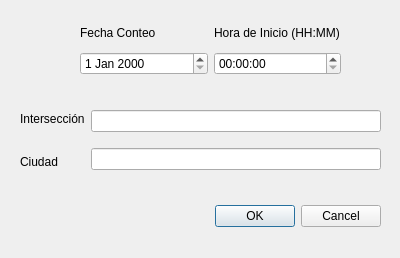
<?xml version="1.0" encoding="UTF-8"?>
<ui version="4.0">
 <class>GlobalInfo</class>
 <widget class="QDialog" name="GlobalInfo">
  <property name="geometry">
   <rect>
    <x>0</x>
    <y>0</y>
    <width>400</width>
    <height>258</height>
   </rect>
  </property>
  <property name="windowTitle">
   <string>Global Info</string>
  </property>
  <widget class="QDialogButtonBox" name="buttonBox">
   <property name="geometry">
    <rect>
     <x>40</x>
     <y>200</y>
     <width>341</width>
     <height>32</height>
    </rect>
   </property>
   <property name="orientation">
    <enum>Qt::Horizontal</enum>
   </property>
   <property name="standardButtons">
    <set>QDialogButtonBox::Cancel|QDialogButtonBox::Ok</set>
   </property>
  </widget>
  <widget class="QWidget" name="layoutWidget">
   <property name="geometry">
    <rect>
     <x>80</x>
     <y>20</y>
     <width>261</width>
     <height>55</height>
    </rect>
   </property>
   <layout class="QHBoxLayout" name="horizontalLayout">
    <item>
     <layout class="QVBoxLayout" name="verticalLayout_3">
      <item>
       <widget class="QLabel" name="label_5">
        <property name="layoutDirection">
         <enum>Qt::LeftToRight</enum>
        </property>
        <property name="frameShape">
         <enum>QFrame::NoFrame</enum>
        </property>
        <property name="text">
         <string>Fecha Conteo </string>
        </property>
        <property name="textFormat">
         <enum>Qt::RichText</enum>
        </property>
        <property name="scaledContents">
         <bool>false</bool>
        </property>
        <property name="wordWrap">
         <bool>false</bool>
        </property>
       </widget>
      </item>
      <item>
       <widget class="QDateEdit" name="dateEdit">
        <property name="calendarPopup">
         <bool>false</bool>
        </property>
       </widget>
      </item>
     </layout>
    </item>
    <item>
     <layout class="QVBoxLayout" name="verticalLayout_2">
      <item>
       <widget class="QLabel" name="label_6">
        <property name="text">
         <string>Hora de Inicio (HH:MM)</string>
        </property>
        <property name="textFormat">
         <enum>Qt::RichText</enum>
        </property>
        <property name="scaledContents">
         <bool>false</bool>
        </property>
        <property name="wordWrap">
         <bool>false</bool>
        </property>
       </widget>
      </item>
      <item>
       <widget class="QTimeEdit" name="timeEdit"/>
      </item>
     </layout>
    </item>
   </layout>
  </widget>
  <widget class="QWidget" name="layoutWidget">
   <property name="geometry">
    <rect>
     <x>20</x>
     <y>100</y>
     <width>361</width>
     <height>81</height>
    </rect>
   </property>
   <layout class="QHBoxLayout" name="horizontalLayout_2">
    <item>
     <layout class="QVBoxLayout" name="verticalLayout_4">
      <item>
       <widget class="QLabel" name="label_2">
        <property name="text">
         <string>Intersección</string>
        </property>
        <property name="textFormat">
         <enum>Qt::RichText</enum>
        </property>
        <property name="scaledContents">
         <bool>false</bool>
        </property>
        <property name="wordWrap">
         <bool>false</bool>
        </property>
       </widget>
      </item>
      <item>
       <widget class="QLabel" name="label_3">
        <property name="text">
         <string>Ciudad</string>
        </property>
        <property name="textFormat">
         <enum>Qt::RichText</enum>
        </property>
        <property name="scaledContents">
         <bool>false</bool>
        </property>
        <property name="wordWrap">
         <bool>false</bool>
        </property>
       </widget>
      </item>
     </layout>
    </item>
    <item>
     <layout class="QVBoxLayout" name="verticalLayout">
      <item>
       <widget class="QLineEdit" name="infoIntersection"/>
      </item>
      <item>
       <widget class="QLineEdit" name="infoIntersection_3"/>
      </item>
     </layout>
    </item>
   </layout>
  </widget>
 </widget>
 <resources/>
 <connections>
  <connection>
   <sender>buttonBox</sender>
   <signal>accepted()</signal>
   <receiver>GlobalInfo</receiver>
   <slot>accept()</slot>
   <hints>
    <hint type="sourcelabel">
     <x>248</x>
     <y>254</y>
    </hint>
    <hint type="destinationlabel">
     <x>157</x>
     <y>274</y>
    </hint>
   </hints>
  </connection>
  <connection>
   <sender>buttonBox</sender>
   <signal>rejected()</signal>
   <receiver>GlobalInfo</receiver>
   <slot>reject()</slot>
   <hints>
    <hint type="sourcelabel">
     <x>316</x>
     <y>260</y>
    </hint>
    <hint type="destinationlabel">
     <x>286</x>
     <y>274</y>
    </hint>
   </hints>
  </connection>
 </connections>
</ui>
